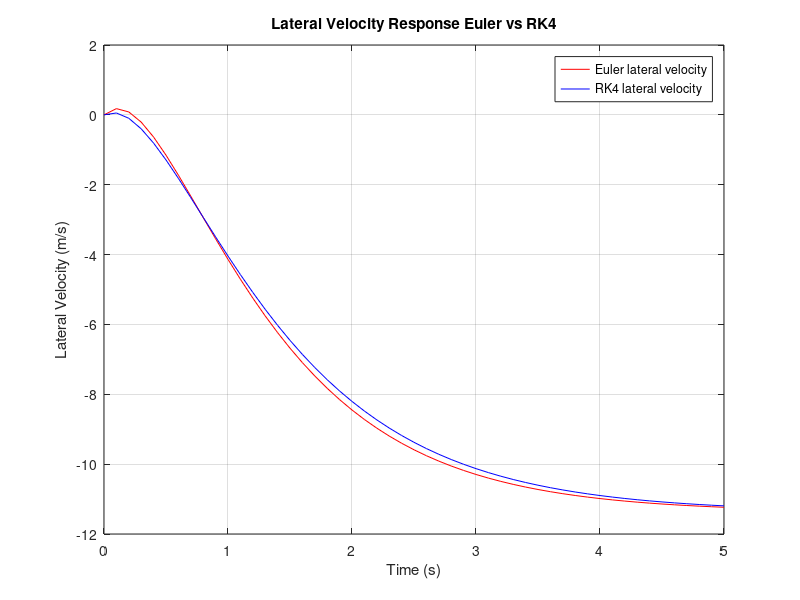
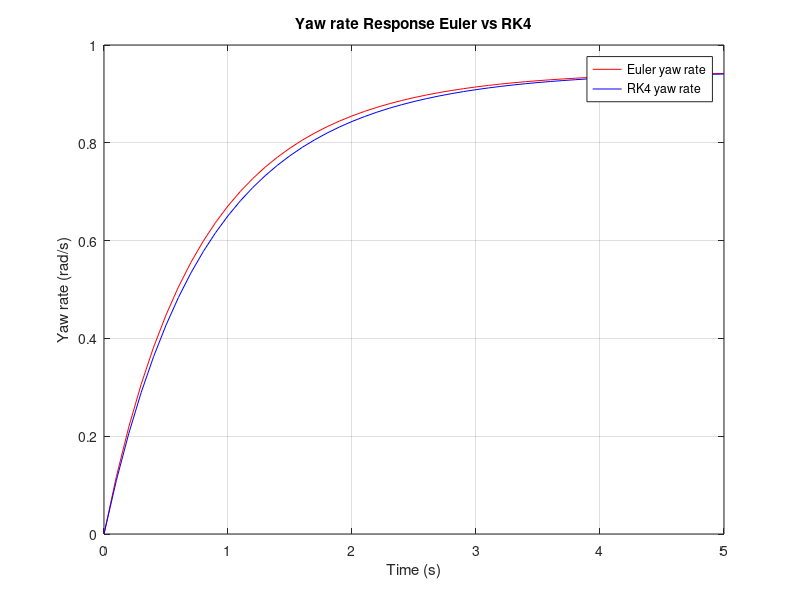
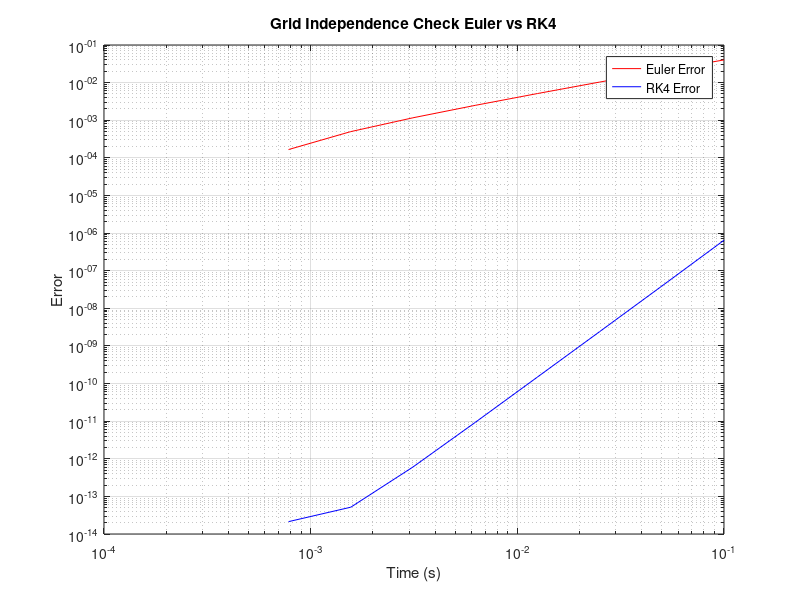

These figures' MATLAB source, in order:
clear; clc; close all;

% Vehicle Parameters
m = 1400;
a = 1.14;
b = 1.33;
Cf = 25000;
Cr = 21000;
Iz = 2420;
u = 75 * 1000 / 3600; 
delta = 0.1;

%A and B matrices setup
A = [-(Cf + Cr)/(m*u), (-a*Cf + b*Cr)/(m*u) - u; -(a*Cf - b*Cr)/(Iz*u), -(a^2*Cf + b^2*Cr)/(Iz*u)];
B = [Cf/m; a*Cf/Iz];

% Time setup
% Define the time step and create a time vector from 0 to 5
h = 0.1; 
t = 0:h:5;
% Get the number of time points
N = length(t);

% Initialize vectors: [v_y; psi]
x_euler = zeros(2, N);
x_rk4   = zeros(2, N);

%Euler Method
for n = 1:N-1
    x_euler(:,n+1) = x_euler(:,n) + h * (A * x_euler(:,n) + B * delta);
end

%RK4 Method 
for n = 1:N-1
    k1 = A * x_rk4(:,n) + B * delta;
    k2 = A * (x_rk4(:,n) + 0.5*h*k1) + B * delta;
    k3 = A * (x_rk4(:,n) + 0.5*h*k2) + B * delta;
    k4 = A * (x_rk4(:,n) + h*k3) + B * delta;
    x_rk4(:,n+1) = x_rk4(:,n) + (h/6)*(k1 + 2*k2 + 2*k3 + k4);
end

%Plot Lateral Velocity
figure;
plot(t, x_euler(1,:), 'r', 'DisplayName', 'Euler lateral velocity'); %Euler Plot
hold on;
plot(t, x_rk4(1,:), 'b', 'DisplayName', 'RK4 lateral velocity'); %RK4 Plot
xlabel('Time (s)');
ylabel('Lateral Velocity (m/s)');
title('Lateral Velocity Response Euler vs RK4');
legend; 
grid on;

% Plot Yaw Rate
figure;
plot(t, x_euler(2,:), 'r', 'DisplayName', 'Euler yaw rate');
hold on;
plot(t, x_rk4(2,:), 'b','DisplayName', 'RK4 yaw rate');
xlabel('Time (s)');
ylabel('Yaw rate (rad/s)');
title('Yaw rate Response Euler vs RK4');
legend;
grid on;

%Grid Independence Check

% Time intervals reduced by half each time 
dt_vec = [0.1, 0.05, 0.025, 0.0125, 0.00625, 0.003125, 0.0015625, 0.00078125, 0.000390625];  

% Initialize vectors  
euler_final = zeros(size(dt_vec));
rk4_final   = zeros(size(dt_vec));

% Loop through each time step and compute.
for i = 1:length(dt_vec)    
    % Set time step
    h = dt_vec(i);
    t = 0:h:5;

    % Get the number of time points
    N = length(t);

    %Initial Conditions
    x0 = [0; 0]; 

    % 2xN matrix for Euler method results
    x_euler = zeros(2, N);

    % Initial condition
    x_euler(:,1) = x0;

    %Euler Method 
    for n = 1:N-1
        x_euler(:,n+1) = x_euler(:,n) + h * (A * x_euler(:,n) + B * delta);
    end

    % 2xN matrix to store results for the RK4 method
    x_rk4 = zeros(2, N);

    % Initial condition
    x_rk4(:,1) = x0;


    % RK4 method
    for n = 1:N-1 

        % Calculate the intermediate slopes
        k1 = A * x_rk4(:,n) + B * delta;
        k2 = A * (x_rk4(:,n) + 0.5*h*k1) + B * delta;
        k3 = A * (x_rk4(:,n) + 0.5*h*k2) + B * delta;
        k4 = A * (x_rk4(:,n) + h*k3) + B * delta;
        
        % Update the weighted average of the slopes
        x_rk4(:,n+1) = x_rk4(:,n) + (h/6)*(k1 + 2*k2 + 2*k3 + k4);
    end

    % Store norm of final state (v_y and psi)
    euler_final(i) = norm(x_euler(:,end));
    rk4_final(i)   = norm(x_rk4(:,end));
end

% Error Calculation
euler_err = abs(euler_final - euler_final(end));
rk4_err   = abs(rk4_final - rk4_final(end));

% Grid Independence Log-log plot
figure;
loglog(dt_vec, euler_err, 'r', 'DisplayName', 'Euler Error');
hold on;
loglog(dt_vec, rk4_err, 'b', 'DisplayName', 'RK4 Error');
xlabel('Time (s)');
ylabel('Error');
title('Grid Independence Check Euler vs RK4');
legend;
grid on;